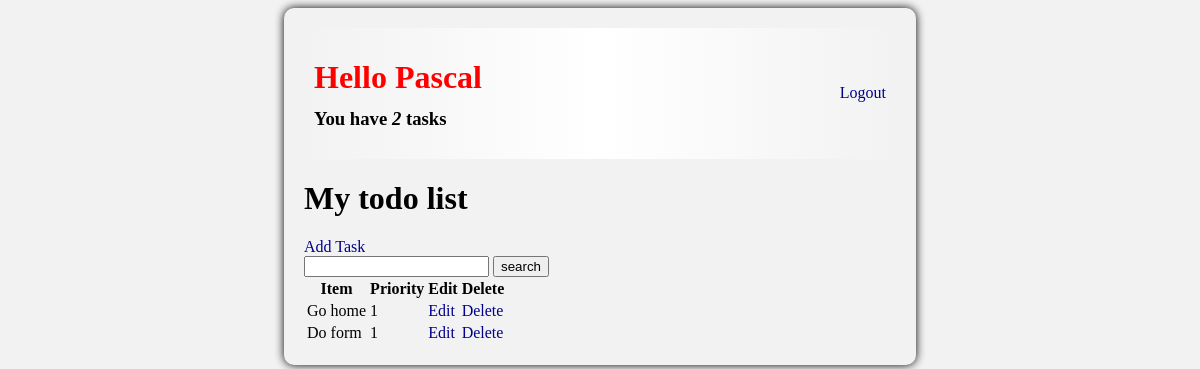
Screenshot of / (signed in) with the database file from the repository.
### base/models.py (models this page shows, shortened)
class Task(models.Model):
    user = models.ForeignKey(User, on_delete=models.CASCADE)
    title = models.CharField(max_length=100)
    description = models.TextField(null=True, blank=True)
    complete = models.BooleanField(default=False)
    created = models.DateTimeField(auto_now_add=True)
    priority=models.CharField(max_length=100,choices=Priority_choices, default=Priority_choices)
    class Meta:
        ordering = ['created']

### base/views.py (the view)
# urls.py: path('', TaskList.as_view(), name= 'tasks'),
class TaskList(LoginRequiredMixin, ListView):
    model = Task
    fields = '__all__'
    context_object_name = 'tasks'
    def get_context_data(self, **kwargs):
        context = super().get_context_data(**kwargs)
        context['tasks']= context['tasks'].filter(user=self.request.user)
        context['coutn']= context['tasks'].filter(complete=False).count()
        search_input= self.request.GET.get('search-area') or ''
        if search_input:
            context['tasks'] = context['tasks'].filter(title__icontains=search_input)
        context['search_input'] = search_input
        return context

### base/templates/base/task_list.html (shortened to what this page needs)
{% extends 'base/main.html' %}
{% block content %}
<div class='header-bar'>
    <div>
        <h1 id="red"> Hello {{ request.user|title }}</h1>
        <h3 style="margin-top: -10px;">You have<i> {{ tasks.count }} </i> tasks</h3>
    </div>
    <div class="section">
        {% if request.user.is_authenticated %}
        <a href="{% url 'logout' %}">Logout</a>
        {% else %}
        <a href="{% url 'login' %}">Login</a>
        {% endif %}
    </div>
</div>
<h1> My todo list {{color}} </h1>
<a id="button" href="{% url 'task-create' %}">Add Task</a>
<div class="search">
<form method="GET">
    <input type='text' name='search-area' value="{{search_input}}">
    <input type="submit" value='search'>
</form>
</div>
<table class="table">
    <tr>
        <th>Item</th>
        <th>Priority</th>
        <th>Edit</th>
        <th>Delete</th>
    </tr>
    {% for task in tasks %}
    <tr>
        <td> {{task.title}} </td>
        <td> {{task.priority}} </td>
        <td> <a href="{% url 'task-update' task.id %}">Edit</a> </td>
        <td> <a href="{% url 'task-delete' task.id %}">Delete</a> </td>
    </tr>
    {%empty%}
        <h3> No Items in list </h3>
    {% endfor %}
</table>
{% endblock content %}

### base/templates/base/main.html (style rules this page uses)
body { background-color: #f2f2f2; }
a { text-decoration: none; color: darkblue; }
.header-bar { display:flex; justify-content: space-between; align-items: center; padding: 10px; background-color: grey; border-radius: 10px 10px 0px 0px; background: linear-gradient(to right, #f2f2f2, #fff, #f2f2f2); }
#red { color: red; }

### rows the page displays
Task: title "Go home", priority "1"
Task: title "Do form", priority "1"

### other values shown
{{ request.user|title }} "Pascal"
{{ tasks.count }} "2"
